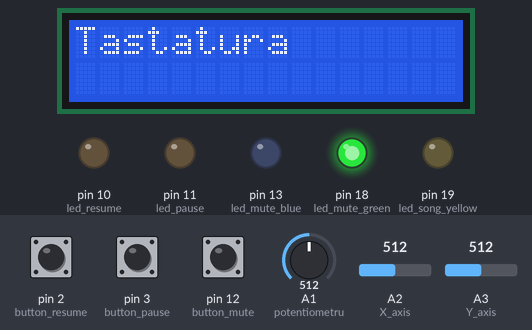
A sketch run on a simulated Arduino Uno, built with avr-gcc and run on an emulated ATmega328P. Parts: 16×2 character LCD, output pins drawn as LEDs (lit = HIGH). The test bench sets the inputs (shaded band); at power-on: pin 2 (button_resume) HIGH, pin 3 (button_pause) HIGH, pin 12 (button_mute) HIGH, A1 (potentiometru) = 512, A2 (X_axis) = 512, A3 (Y_axis) = 512. Pins used as bus, display or sensor lines are not drawn; what the sketch prints to the serial monitor is not drawn.

Above: at 1.2 s.
1.3 s: pin 2 (button_resume) pulled LOW for 0.15 s
At 1.6 s:
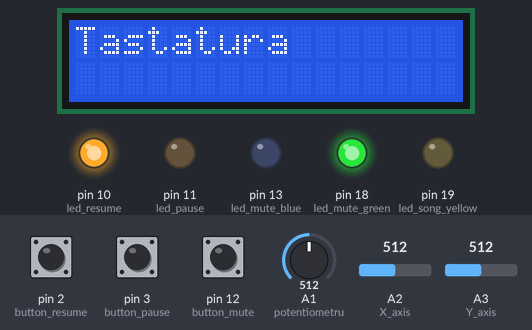
2.9 s: pin 3 (button_pause) pulled LOW for 0.15 s
At 4.1 s:
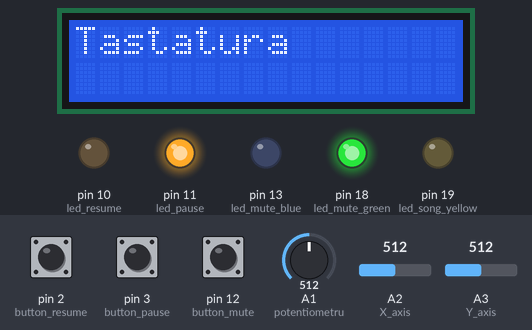
4.5 s: pin 12 (button_mute) pulled LOW for 0.15 s
At 5.3 s:
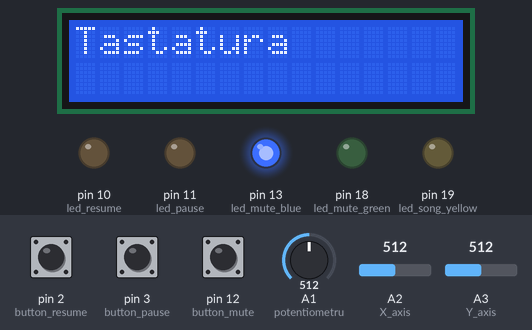
6.1 s: pin 2 (button_resume) pulled LOW for 1 s
At 6.5 s:
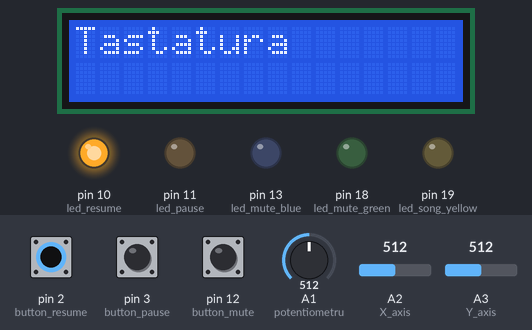
8.6 s: pin 3 (button_pause) pulled LOW for 1 s
At 9.6 s:
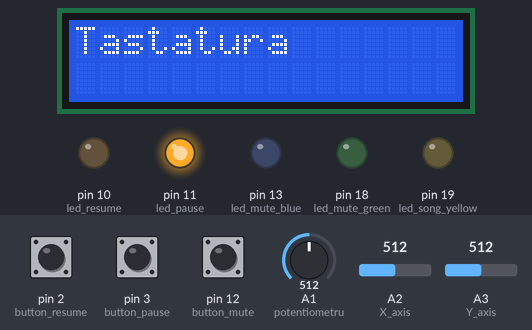
11.1 s: pin 2 (button_resume) pulled LOW for 3.2 s
At 12.2 s:
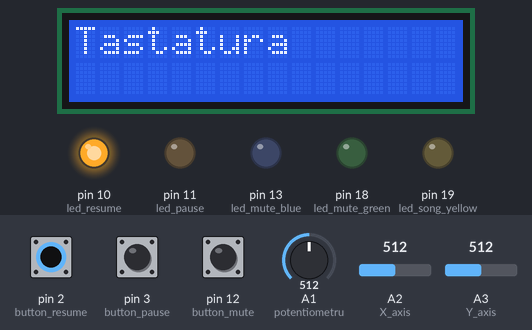
Timing chart, 0 to 14.1 s (numbered marks = the images above; inputs shaded):
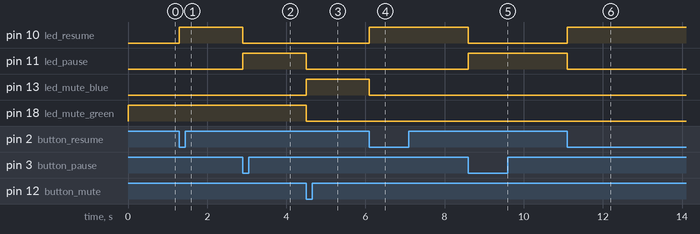

Measured:
- after the input at 1.3 s, pin 10 (led_resume): LOW → HIGH at once
- after the input at 2.9 s, pin 10 (led_resume): HIGH → LOW at once; pin 11 (led_pause): LOW → HIGH at once
- after the input at 4.5 s, pin 11 (led_pause), pin 18 (led_mute_green): HIGH → LOW at once; pin 13 (led_mute_blue): LOW → HIGH at once
- after the input at 6.1 s, pin 10 (led_resume): LOW → HIGH at once; pin 13 (led_mute_blue): HIGH → LOW at once
- after the input at 8.6 s, pin 10 (led_resume): HIGH → LOW at once; pin 11 (led_pause): LOW → HIGH at once
- after the input at 11.1 s, pin 10 (led_resume): LOW → HIGH at once; pin 11 (led_pause): HIGH → LOW at once

The sketch:

tastatura_media.ino
```cpp
// Carp Constantin - Media Control Keyboard

#include <LiquidCrystal.h>

#define potentiometru 1 // potentiometru sensor pin A1
#define X_axis 2 // joystick x axis pin A2
#define Y_axis 3 // joystick y axis pin A3

#define button_pause  3 // pause button digital pin 3
#define button_resume  2 // resume button digital pin 2
#define button_mute  12 // mute button digital pin 12

#define led_vol_indic  5 // red vol indicating led pin 5 pwm
#define led_pause  11 // white pause led pin 11
#define led_resume  10 // red resume led pin 10
#define led_mute_blue  13 // blue mute led pin 13
#define led_mute_green  18 // green mute led pin A4->D18
#define led_song_yellow  19 // yellow prev/next led pin A5->D19

int16_t last_vol; // save last potentiometre value
int16_t last_X_pos; // save last X axis pos
int16_t last_Y_pos; // save last Y axis pos
int16_t pot_value; // potentiometre value
int16_t joyX_value; // joystick X axis value
int16_t joyY_value; // joystick Y axis value

byte mute; // value to verify if we exit mute state through volume up/down
byte map_pot_value; // mapped potentiometre value
byte map_pot_led; // mapped potentiometre value for led brightness indicator
byte map_joyX_value; // mapped joystick X axis value
byte map_joyY_value; // mapped joystick Y axis value

bool fst = false; // first message indicator

const int rs = 9, en = 8, d4 = 4, d5 = 5, d6 = 6, d7 = 7; // LCD pins
LiquidCrystal lcd(rs, en, d4, d5, d6, d7);

void setup() {
  Serial.begin(9600); // Initialize Serial
  Serial.setTimeout(1);

  // init leds outputs
  pinMode(led_resume, OUTPUT);
  pinMode(led_pause, OUTPUT);
  pinMode(led_mute_blue, OUTPUT);
  pinMode(led_mute_green, OUTPUT);
  pinMode(led_song_yellow, OUTPUT);
  pinMode(led_vol_indic, OUTPUT);

  // init buttons
  pinMode(button_pause, INPUT_PULLUP);
  pinMode(button_resume, INPUT_PULLUP);
  pinMode(button_mute, INPUT_PULLUP);

  // attach interactions
  attachInterrupt(digitalPinToInterrupt(button_pause), pause_music, CHANGE); // set interrup on button press
  attachInterrupt(digitalPinToInterrupt(button_resume), resume_music, CHANGE); // set interrup on button press

  // variables
  last_vol = -1;
  last_X_pos = -1;
  last_Y_pos = -1;
  mute = 0;

  // manul interrupts
  PCICR |= B00000001; //Bit0 = 1 -> "PCIE0" enabeled (PCINT0 to PCINT7)
  PCMSK0 |= B00010000; //Bit4 = 1 -> "PCINT5" enabeled -> D12 will trigger interrupt

  // init system as unmuted
  digitalWrite(led_mute_green, HIGH);

  // display
  lcd.begin(16, 2); // Initialize lcd
  lcd.print("Tastatura");
}

ISR (PCINT0_vect) // For PCINT of pins D8 a D13
{
  static int mute_state = 1; // contor for mute state
  static unsigned long last_interrupt_time = 0; // debouncing
  unsigned long interrupt_time = millis();
  if (interrupt_time - last_interrupt_time > 200) {
    if (mute > 0)
      mute_state++;
    Serial.println("mute"); // send pause signal
    digitalWrite(led_pause, LOW); // set pause indicator low
    digitalWrite(led_resume, LOW); // set resume indicator low
    if (mute_state % 2 != 0) {
      digitalWrite(led_mute_blue, HIGH); // Indicate muted
      digitalWrite(led_mute_green, LOW); // Indicate unmuted
    }
    if (mute_state % 2 == 0) {
      digitalWrite(led_mute_green, HIGH); // Indicate unmuted
      digitalWrite(led_mute_blue, LOW); // Indicate muted
    }
    mute_state++; // change the mute state or next interrupt
  }
  last_interrupt_time = interrupt_time; // save last time for debounce
  mute = 0;
}

void pause_music()
{
  static unsigned long last_interrupt_time = 0; // debouncing
  unsigned long interrupt_time = millis();
  if (interrupt_time - last_interrupt_time > 200) {
    Serial.println("pause"); // send pause signal
    digitalWrite(led_pause, HIGH); // set pause indicator high
    digitalWrite(led_resume, LOW); // set resume indicator low
    digitalWrite(led_mute_blue, LOW); // set mute indicator low
  }
  last_interrupt_time = interrupt_time;
}
void resume_music()
{
  static unsigned long last_interrupt_time = 0; // debouncing
  unsigned long interrupt_time = millis();
  if (interrupt_time - last_interrupt_time > 200) {
    Serial.println("resume"); // send pause signal
    digitalWrite(led_resume, HIGH); // set pause indicator high
    digitalWrite(led_pause, LOW); // set resume indicator low
    digitalWrite(led_mute_blue, LOW); // set mute indicator low
  }
  last_interrupt_time = interrupt_time;
}

void blink_led() {
  digitalWrite(led_song_yellow, HIGH);
  delay(100);
  digitalWrite(led_song_yellow, LOW);
  delay(100);
  digitalWrite(led_song_yellow, HIGH);
  delay(100);
  digitalWrite(led_song_yellow, LOW);
}

void loop() {

  pot_value = analogRead(potentiometru); // read values from potentiometru
  map_pot_value = map(pot_value, 0, 1023, 0, 100); // map the values
  if (fst == false) { // verify if its first value
    Serial.println(map_pot_value); // send the potentiometre value to syncronize with windows volume
    fst = true;
    last_vol = map_pot_value; // save last volume val manipulation
  }
  map_pot_led = map(map_pot_value, 0, 100, 0, 255); // map the values
  analogWrite(led_vol_indic, map_pot_led);
  if (map_pot_value != last_vol) { // check if there was a change
    if (last_vol < map_pot_value) { // verify if volume went up or down
      while (!Serial.available()); // wait for serial
      Serial.println(map_pot_value); // send volume up signal
      if (digitalRead(led_mute_blue) == HIGH) {
        mute++;
        digitalWrite(led_mute_green, HIGH); // Indicate unmuted
        digitalWrite(led_mute_blue, LOW); // Indicate muted
      }
    }
    else {
      while (!Serial.available()); // wait for serial
      Serial.println(map_pot_value); // send volume down signal
      if (digitalRead(led_mute_blue) == HIGH) {
        mute++;
        digitalWrite(led_mute_green, HIGH); // Indicate unmuted
        digitalWrite(led_mute_blue, LOW); // Indicate muted
      }
    }
    last_vol = map_pot_value; // save last volume val manipulation
  }
  delay(10);
  joyX_value = analogRead(X_axis); // read values from potentiometru
  map_joyX_value = map(joyX_value, 0, 1023, 1, 4); // map the values

  if (map_joyX_value != last_X_pos) { // check if value changed
    if (map_joyX_value == 1) { // verify joystick going left
      while (!Serial.available()); // wait for serial
      Serial.println("prev"); // send previous song signal
      blink_led();
    }
    if (map_joyX_value == 3) { // verify joystcik going right
      while (!Serial.available()); // wait for serial
      Serial.println("next"); // send next song signal
      blink_led();
    }
    last_X_pos = map_joyX_value; // save last value
  }

  joyY_value = analogRead(Y_axis); // read values from potentiometru
  map_joyY_value = map(joyY_value, 0, 1023, 1, 4); // map the values

  if (map_joyY_value != last_Y_pos) { // check if value changed
    if (map_joyY_value == 1) { // verify joystick going left
      while (!Serial.available()); // wait for serial
      Serial.println("stop"); // send previous song signal
      blink_led();
    }
    if (map_joyY_value == 3) { // verify joystcik going right
      while (!Serial.available()); // wait for serial
      Serial.println("win"); // send next song signal
      blink_led();
    }
    last_Y_pos = map_joyY_value; // save last value
  }
  delay(100);
}
```
